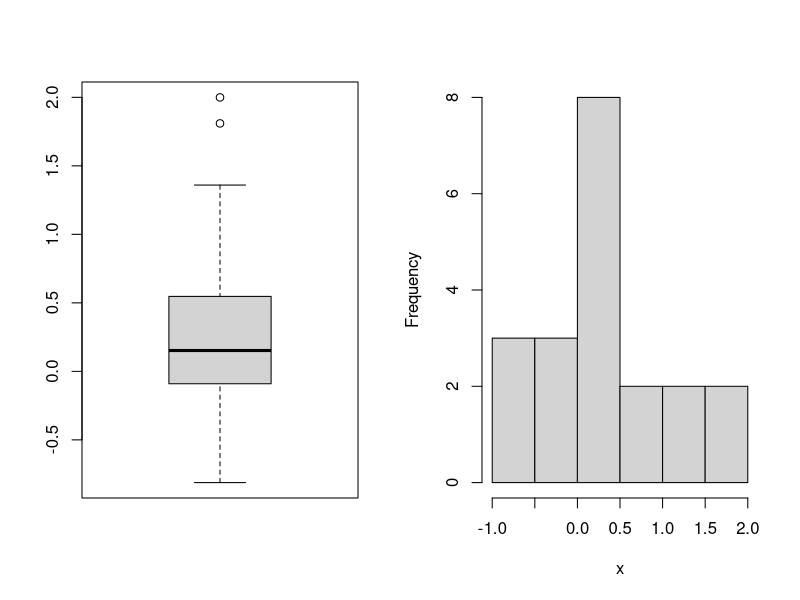

The R script that drew this image:
## ---- chunk 1
knitr::opts_chunk$set(echo = TRUE)
## ---- chunk 2
set.seed(1121)
x=rnorm(20)
mean(x)
var(x)
## ---- chunk 3

## two plots side by side
par(mfrow = c(1,2))
boxplot(x)
hist(x,main='')

